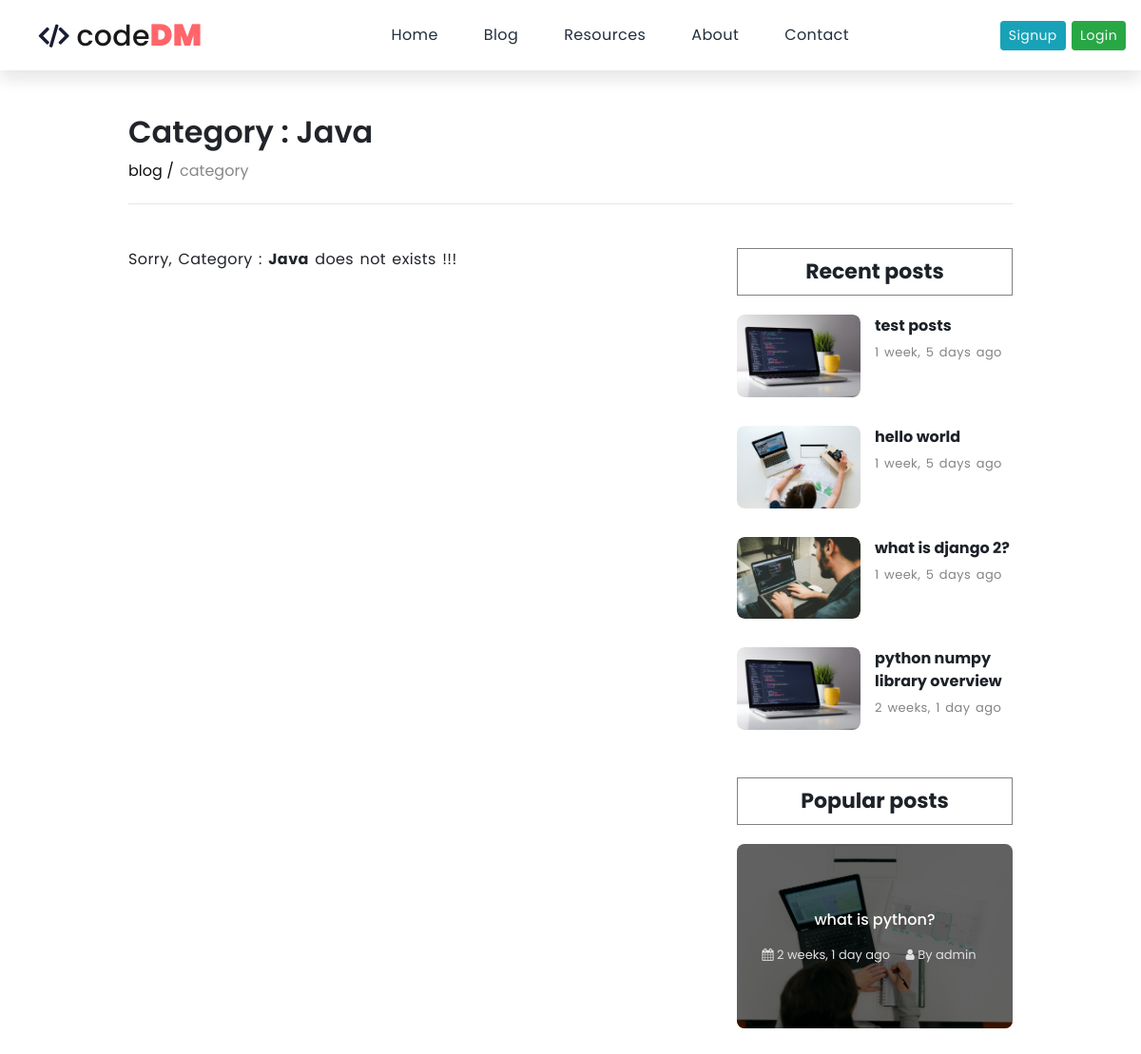
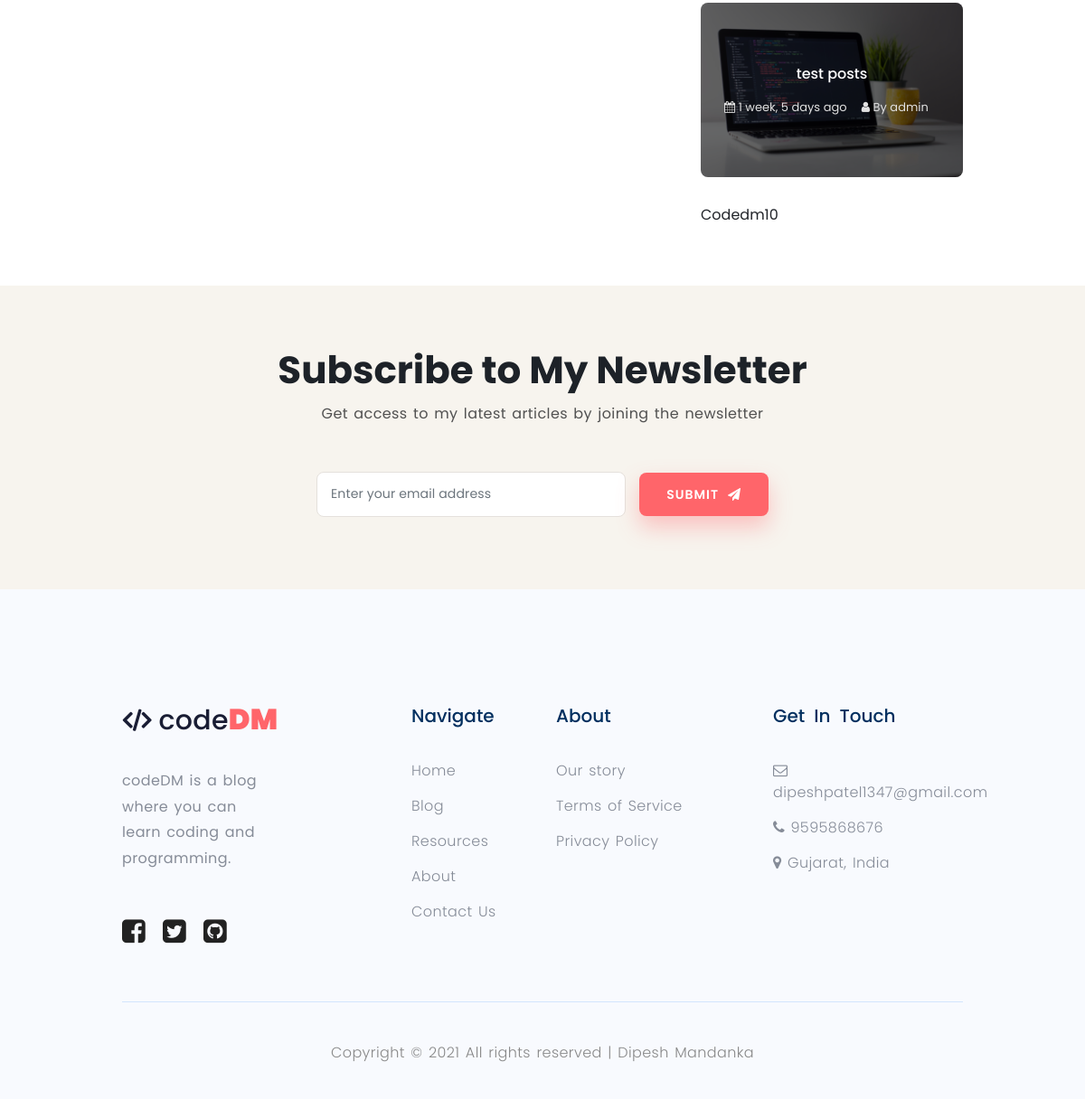
The app's page /category/java/ with its own data (2 pictures, top to bottom).
### Blogapp/models.py (models this page shows, shortened)
class Category(models.Model):
    cat_name = models.CharField(
        max_length=150, help_text="please don't use any symbols and only lowercase letters allowed")
    class Meta:
        ordering = ['cat_name']

class Post(models.Model):
    title = models.CharField(max_length=255)
    overview = models.TextField(null=True, blank=True)
    slug = models.SlugField(max_length=255, null=True, blank=True)
    body = RichTextUploadingField(null=True)
    time_upload = models.DateTimeField(auto_now_add=True)
    author = models.ForeignKey(Author, on_delete=models.CASCADE)
    thumbnail = models.ImageField(upload_to='thumbnails')
    publish = models.BooleanField()
    category = models.ForeignKey(Category, on_delete=models.CASCADE)
    read = models.IntegerField(default=0)
    likes = models.ManyToManyField(User, related_name='likes', blank=True)
    favourite = models.ManyToManyField(User, related_name='favourite', blank=True)
    class Meta:
        ordering = ['-pk']

class Author(models.Model):
    user = models.OneToOneField(User, on_delete=models.CASCADE)
    def __str__(self):
        return f'{self.user}'

### Blogapp/views.py (the view)
# urls.py: path('category/<str:cats>/', views.category, name='category'),
def category(request, cats):
    posts = Post.objects.filter(publish=True)[:4]
    category_posts = Post.objects.filter(
        category__cat_name=cats.replace('-', ' '), publish=True)
    context = {
        'title': 'codeDM | Category',
        'category_posts': category_posts,
        'category_name': cats.title().replace('-', ' '),
        'posts': posts,
        'popular_posts': Post.objects.filter(publish=True).order_by('-read')
    }
    return render(request, 'category.html', context)

### Blogapp/templates/category.html (shortened to what this page needs)
{% extends 'base.html' %}
{% block body %}
{% load static %}
<section class="section pt-0 section-padding posts">
  <div class="container">
    <div class="breadcrumb__text">
      <h2>Category : {{category_name}}</h2>
      <div class="breadcrumb__option">
        <a href="{% url 'blog' %}">blog</a>
        <span>category</span>
      </div>
      <hr>
    </div>
    <div class="row">
      <div class="col-lg-8">
        <div class="row">
          {% if category_posts %}
          {% for post in category_posts %}
          <div class="col-lg-6 col-md-6">
            <article class="post">
              <div class="post-thumbnail">
                <a href="{% url 'post_detail' post.id post.slug %}"><img src="{{post.thumbnail.url}}"
                    alt="blog post"></a>
                <div class="post-meta">
                  <span></span>
                  <span>{{post.title}}</span>
                </div>
              </div>
              <div class="post-body mt-3">
                <h5 class="post-title"> <a href="{% url 'post_detail' post.id post.slug %}">{{post.title}}</a> </h5>
                <p class="post-text">
                  {{post.overview|truncatechars:125}}
                </p>
              </div>
            </article>
          </div>
          {% endfor %}
          {% else %}
          <div class="col-lg-12 col-md-12">
            <p>Sorry, Category : <b>{{category_name}}</b> does not exists !!!</p>
          </div>
          {% endif %}
        </div>
      </div>
      <div class="col-lg-4">
        <div class="sidebar">
          <div class="sidebar-widget">
            <h5>Recent posts</h5>
            {% for post in posts %}
            <article class="media">
              <a href="#"><img src="{{post.thumbnail.url}}" alt="post"></a>
              <div class="media-body">
                <h6> <a href="{% url 'post_detail' post.id post.slug %}">{{post.title}}</a> </h6>
                <p>{{post.time_upload|timesince}} ago</p>
              </div>
            </article>
            {% endfor %}
          </div>
          <div class="sidebar-widget">
            <h5>Popular posts</h5>
            {% for pop_post in popular_posts|slice:":2" %}
            <div class="my__fav featured-my__fav">
              <div class="my__fav-thumbnail">
                <a href="{% url 'post_detail' pop_post.id pop_post.slug %}">
                  <img src="{{pop_post.thumbnail.url}}" alt="blog post">
                </a>
              </div>
              <div class="my__fav-body">
                <h6 class="my__fav-title"> <a
                    href="{% url 'post_detail' pop_post.id pop_post.slug %}">{{pop_post.title}}</a> </h6>
                <div class="bottom-meta">
                  <span><i class="fa fa-calendar" aria-hidden="true"></i> {{pop_post.time_upload|timesince}} ago</span>
                  <span><i class="fa fa-user" aria-hidden="true"></i> By {{pop_post.author}}</span>
                </div>
              </div>
            </div>
            {% endfor %}
          </div>
        </div>
        <div class="fb-page mt-4" data-href="https://www.facebook.com/Codedm10-349252386108371/" data-tabs="timeline"
          data-width="400" data-height="" data-small-header="false" data-adapt-container-width="true"
          data-hide-cover="false" data-show-facepile="true">
          <blockquote cite="https://www.facebook.com/Codedm10-349252386108371/" class="fb-xfbml-parse-ignore"><a
              href="https://www.facebook.com/Codedm10-349252386108371/">Codedm10</a></blockquote>
        </div>
      </div>
    </div>
  </div>
</section>
<section class="section light-bg bg-cover">
  <div class="container">
    <div class="section-title-wrap section-header text-center">
      <h2 class="title">Subscribe to My Newsletter</h2>
      <p class="subtitle">
        Get access to my latest articles by joining the newsletter
      </p>
    </div>
    <form method="POST" action="{% url 'newsletter' %}" class="ct-newsletter">
      <input type="email" class="form-control" placeholder="Enter your email address" name="email" required>
      <button type="submit" class="btn-custom primary">Submit<i class="fa fa-paper-plane"
          aria-hidden="true"></i></button>
    </form>
  </div>
</section>
{% endblock %}

### records on screen
Category: cat_name "Java"
Post: thumbnail (picture), title "test posts", time_upload "1 week, 5 days", author "admin"
Post: thumbnail (picture), title "hello world", time_upload "1 week, 5 days"
Post: thumbnail (picture), title "what is django 2?", time_upload "1 week, 5 days"
Post: thumbnail (picture), title "python numpy library overview", time_upload "2 weeks, 1 day"
Post: thumbnail (picture), title "what is python?", time_upload "2 weeks, 1 day", author "admin"
